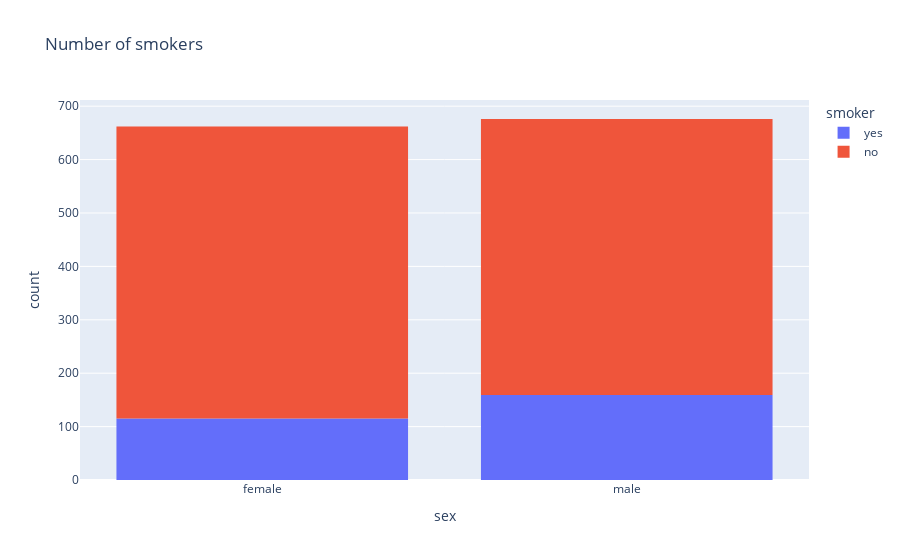

Notebook code for this chart:
### Code cell
figure = px.histogram(df ,
                     x = 'sex',
                     color = 'smoker',
                     title = 'Number of smokers')
figure.show()

### Figure 1 — Plotly figure (JSON) as saved in the notebook; plotly's stock layout.template omitted (floating-point values rounded to 4 significant figures; data arrays with more than 128 entries replaced by an {"elided": "..."} marker saying what was removed)
{"data": [{"alignmentgroup": "True", "bingroup": "x", "hovertemplate": "smoker=yes<br>sex=%{x}<br>count=%{y}<extra></extra>", "legendgroup": "yes", "marker": {"color": "#636efa", "pattern": {"shape": ""}}, "name": "yes", "offsetgroup": "yes", "orientation": "v", "showlegend": true, "type": "histogram", "x": {"elided": "274 str values"}, "xaxis": "x", "yaxis": "y"}, {"alignmentgroup": "True", "bingroup": "x", "hovertemplate": "smoker=no<br>sex=%{x}<br>count=%{y}<extra></extra>", "legendgroup": "no", "marker": {"color": "#EF553B", "pattern": {"shape": ""}}, "name": "no", "offsetgroup": "no", "orientation": "v", "showlegend": true, "type": "histogram", "x": {"elided": "1064 str values"}, "xaxis": "x", "yaxis": "y"}], "layout": {"barmode": "relative", "legend": {"title": {"text": "smoker"}, "tracegroupgap": 0}, "title": {"text": "Number of smokers"}, "xaxis": {"anchor": "y", "domain": [0, 1], "title": {"text": "sex"}}, "yaxis": {"anchor": "x", "domain": [0, 1], "title": {"text": "count"}}}}
